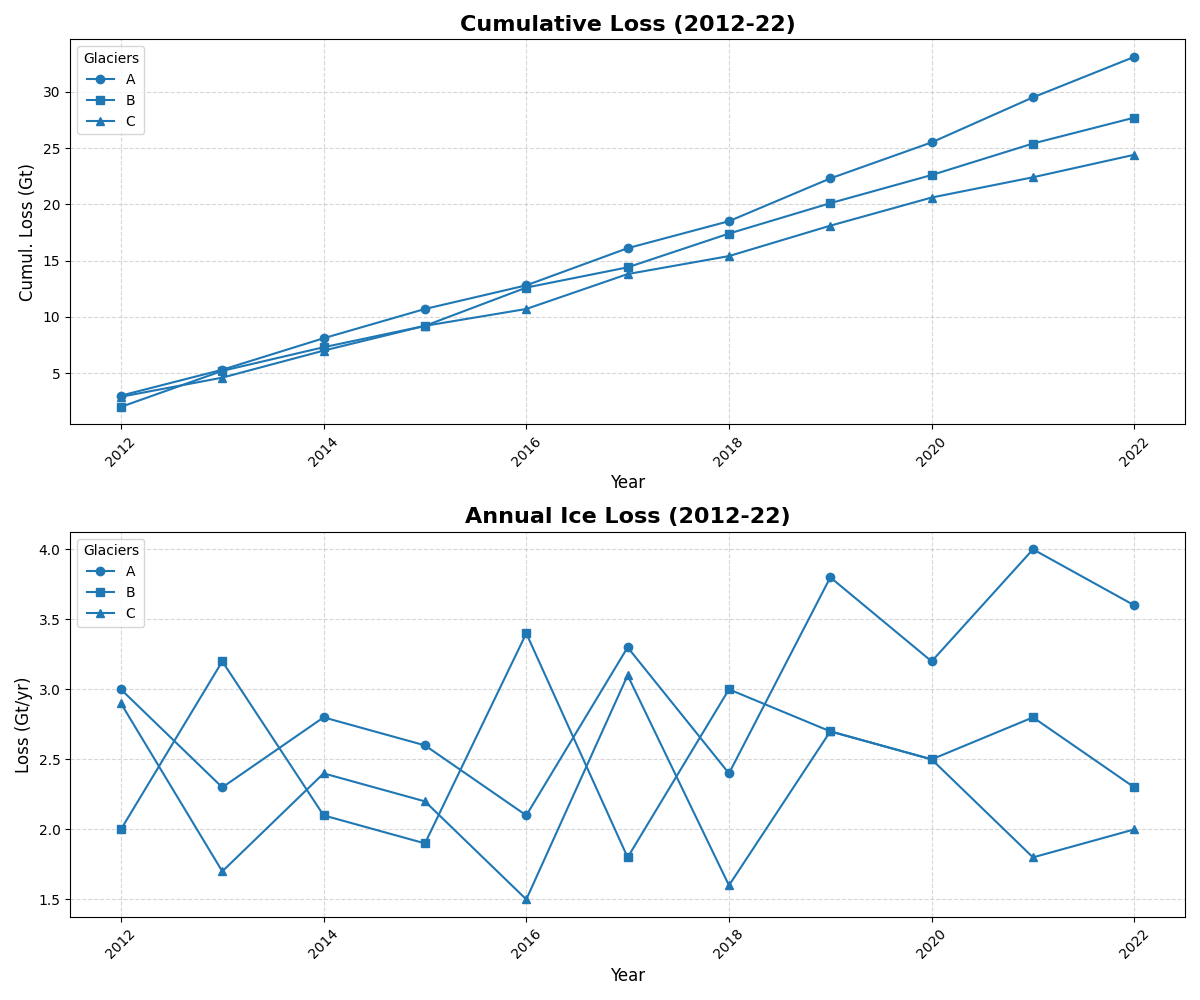

This chart was generated by the following Python code:
import matplotlib.pyplot as plt
import numpy as np

years = np.arange(2012, 2023)

# Manually shuffled data within parameters
glacier_a = np.array([3.0, 2.3, 2.8, 2.6, 2.1, 3.3, 2.4, 3.8, 3.2, 4.0, 3.6])
glacier_b = np.array([2.0, 3.2, 2.1, 1.9, 3.4, 1.8, 3.0, 2.7, 2.5, 2.8, 2.3])
glacier_c = np.array([2.9, 1.7, 2.4, 2.2, 1.5, 3.1, 1.6, 2.7, 2.5, 1.8, 2.0])

cumulative_a = np.cumsum(glacier_a)
cumulative_b = np.cumsum(glacier_b)
cumulative_c = np.cumsum(glacier_c)

fig, axs = plt.subplots(2, 1, figsize=(12, 10))

# Using the pre-shuffled data
axs[0].plot(years, cumulative_a, marker='o', label='A', color='#1f77b4')
axs[0].plot(years, cumulative_b, marker='s', label='B', color='#1f77b4')
axs[0].plot(years, cumulative_c, marker='^', label='C', color='#1f77b4')
axs[0].set_title("Cumulative Loss (2012-22)", fontsize=16, fontweight='bold')
axs[0].set_xlabel("Year", fontsize=12)
axs[0].set_ylabel("Cumul. Loss (Gt)", fontsize=12)
axs[0].legend(title='Glaciers', fontsize=10)
axs[0].grid(True, linestyle='--', alpha=0.5)
axs[0].tick_params(axis='x', rotation=45)

axs[1].plot(years, glacier_a, marker='o', label='A', color='#1f77b4')
axs[1].plot(years, glacier_b, marker='s', label='B', color='#1f77b4')
axs[1].plot(years, glacier_c, marker='^', label='C', color='#1f77b4')
axs[1].set_title("Annual Ice Loss (2012-22)", fontsize=16, fontweight='bold')
axs[1].set_xlabel("Year", fontsize=12)
axs[1].set_ylabel("Loss (Gt/yr)", fontsize=12)
axs[1].legend(title='Glaciers', fontsize=10)
axs[1].grid(True, linestyle='--', alpha=0.5)
axs[1].tick_params(axis='x', rotation=45)

plt.tight_layout()
plt.show()
